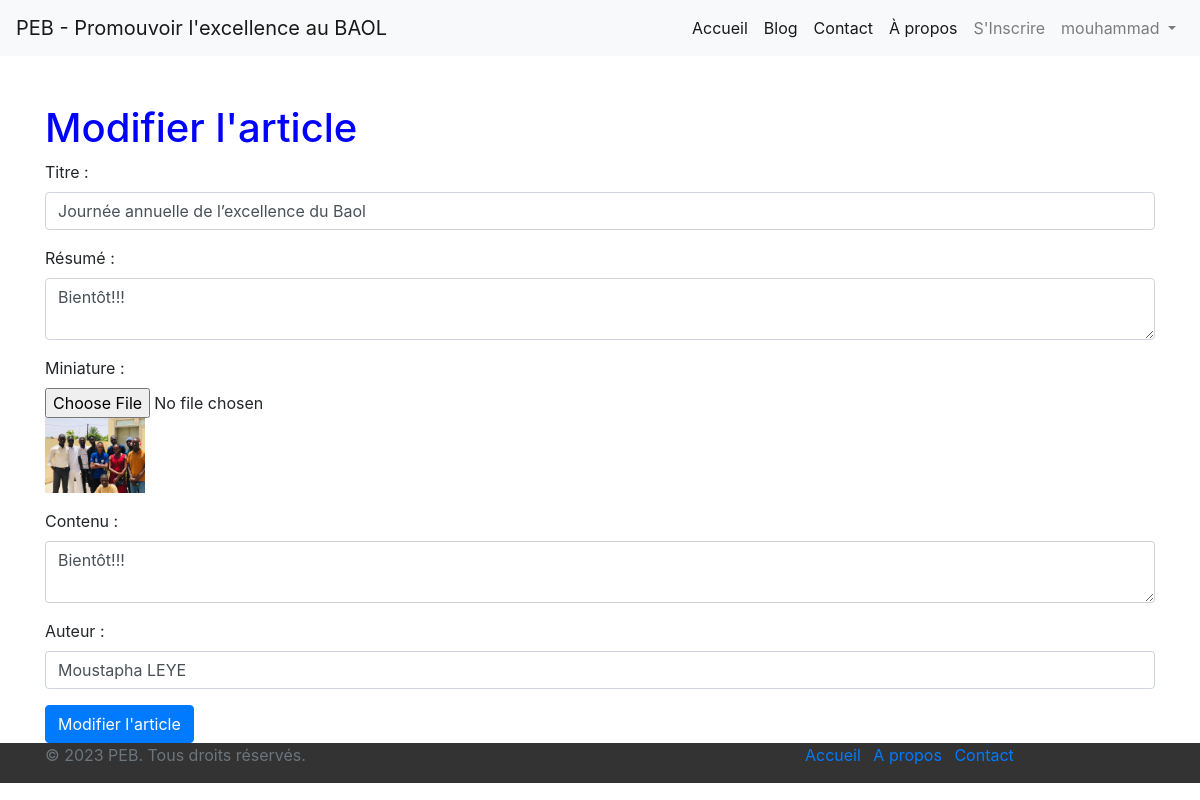
The app's page /articles/modifier/26/ (signed in) with its own data.
### blog_peb/models.py (models this page shows)
class Article(models.Model):
    titre = models.CharField(max_length=200)
    resume = models.TextField()
    miniature = models.ImageField()
    contenu = models.TextField()
    auteur = models.CharField(max_length=100)
    date_creation = models.DateTimeField(auto_now_add=True)
    date_mise_a_jour = models.DateTimeField(auto_now=True)

### blog_peb/views.py (the view)
# urls.py: path('articles/modifier/<int:id>/', edit_article, name='modifier_article'),
@login_required
def edit_article(request, id):
    article = get_object_or_404(Article, id=id)
    if request.method == 'POST':
        titre = request.POST.get('titre')
        resume = request.POST.get('resume')
        miniature = request.FILES.get('miniature')
        contenu = request.POST.get('contenu')
        auteur = request.POST.get('auteur')
        if miniature is not None:
            file_path = f"media/{miniature.name}"
            with open(file_path, 'wb') as file:
                for chunk in miniature.chunks():
                    file.write(chunk)
        article.titre = titre
        article.resume = resume
        article.contenu = contenu
        article.auteur = auteur
        article.save()
        return redirect('/articles')
    else:
        titre = article.titre
        resume = article.resume
        contenu = article.contenu
        auteur = article.auteur
    return render(request, 'edit_article.html', {'article': article})

### blog_peb/templates/edit_article.html (shortened to what this page needs)
{% extends 'base.html' %}
{% block content %}
<h1>Modifier l'article </h1>
<form method="POST" enctype="multipart/form-data">
    <div class="form-group">
      <label for="titre">Titre :</label>
      <input type="text" class="form-control" id="titre" name="titre" value="{{ article.titre }}">
    </div>
    <div class="form-group">
      <label for="resume">Résumé :</label>
      <textarea class="form-control" id="resume" name="resume">{{ article.resume }}</textarea>
    </div>
    <div class="form-group">
      <label for="miniature">Miniature :</label>
      <input type="file" class="form-control-file" id="miniature" name="miniature">
      {% if article.miniature %}
        <img src="{{ article.miniature.url }}" alt="Miniature" width="100">
      {% endif %}
    </div>
    <div class="form-group">
      <label for="contenu">Contenu :</label>
      <textarea class="form-control" id="contenu" name="contenu">{{ article.contenu }}</textarea>
    </div>
    <div class="form-group">
      <label for="auteur">Auteur :</label>
      <input type="text" class="form-control" id="auteur" name="auteur" value="{{ article.auteur }}">
    </div>
    <button type="submit" class="btn btn-primary">Modifier l'article</button>
  </form>
  {% endblock %}

### blog_peb/templates/base.html (shortened to what this page needs)
{% load static %}
<!DOCTYPE html>
<html lang="en">
<head>
    <link rel="stylesheet" href="{% static "css/base.css" %}">
    <link rel="stylesheet" href="https://stackpath.bootstrapcdn.com/bootstrap/4.3.1/css/bootstrap.min.css">
</head>
<body>
  <nav class="navbar navbar-expand-lg navbar-light bg-light">
    <a class="navbar-brand" href="{% url 'accueil' %}">PEB - Promouvoir l'excellence au BAOL</a>
    <div class="collapse navbar-collapse" id="navbarNav">
      <ul class="navbar-nav ml-auto" >
        <li class="nav-item active">
          <a class="nav-link" href="{% url 'accueil' %}">Accueil</a>
        </li>
       <li class="nav-item active" >
          <a class="nav-link" href="{% url 'blog' %}">Blog</a>
        </li>
        <li class="nav-item active" >
          <a class="nav-link" href="{% url 'contact' %}">Contact</a>
        </li>
        <li class="nav-item active">
          <a class="nav-link" href="{% url 'about' %}">À propos</a>
        </li>
        <li class="nav-item"><a class="nav-link" href="{%url 'register_view' %}">S'Inscrire</a></li>
        {% if request.user.is_authenticated %}
        <li style="margin-left: 0 px;" class="nav-item dropdown">
          <a
            class="nav-link dropdown-toggle"
            href="#"
            role="button"
            data-toggle="dropdown"
            aria-expanded="false"
          >
          {% if user.is_authenticated %}
          {{ user.username }}
          {% endif %}
          </a>
        </li>
          {% else %}
          <li class="nav-item"><a href="{% url 'login_view' %}" class="nav-link">Connexion</a></li>
        {% endif %}
      </ul>
    </div>
  </nav>
  <div class="container mt-5">
      {% block content %}{% endblock %}
  </div>
  <footer class="footer">
    <div class="container">
      <div class="row">
        <div class="col-lg-8">
          <p class="text-muted">© 2023 PEB. Tous droits réservés.</p>
        </div>
        <div class="col-lg-4">
          <ul class="list-inline mb-0">
            <li class="list-inline-item"><a href="{% url 'accueil' %}">Accueil</a></li>
            <li class="list-inline-item"><a href="{% url 'about' %}">A propos</a></li>
            <li class="list-inline-item"><a href="{% url 'contact' %}">Contact</a></li>
          </ul>
        </div>
      </div>
    </div>
  </footer>
</body>
</html>

### blog_peb/static/css/base.css (style rules this page uses)
.footer { background-color: #333; }
h1, h3 { color: blue; }
body { font-family: 'Open Sans', sans-serif; }

### records on screen
Article: titre "Journée annuelle de l’excellence du Baol", resume "Bientôt!!!", miniature (picture), contenu "Bientôt!!!", auteur "Moustapha LEYE"

### other values on screen
{{ user.username }} "mouhammad"
